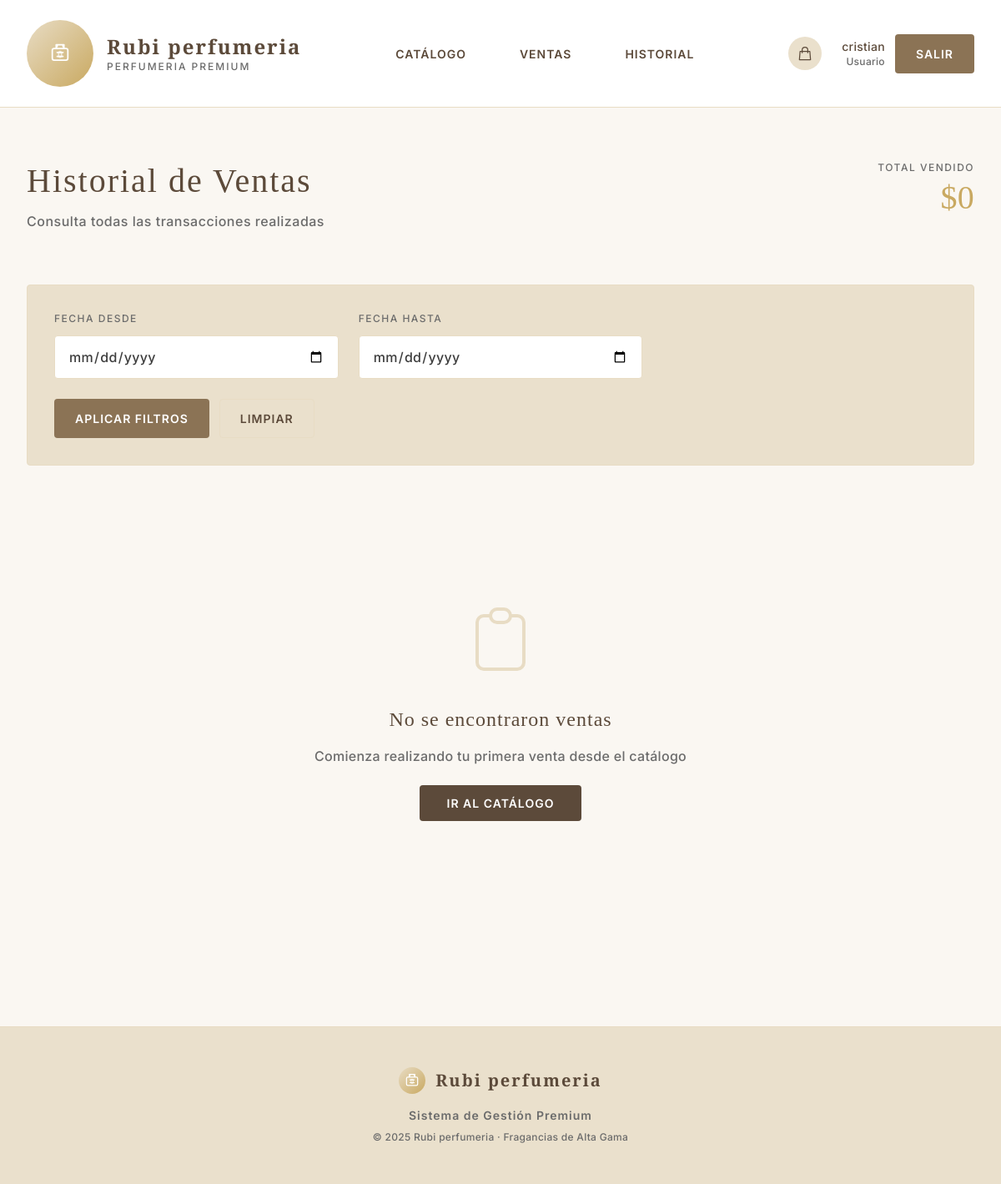
Before: /sales/ (signed in) with the older database file.
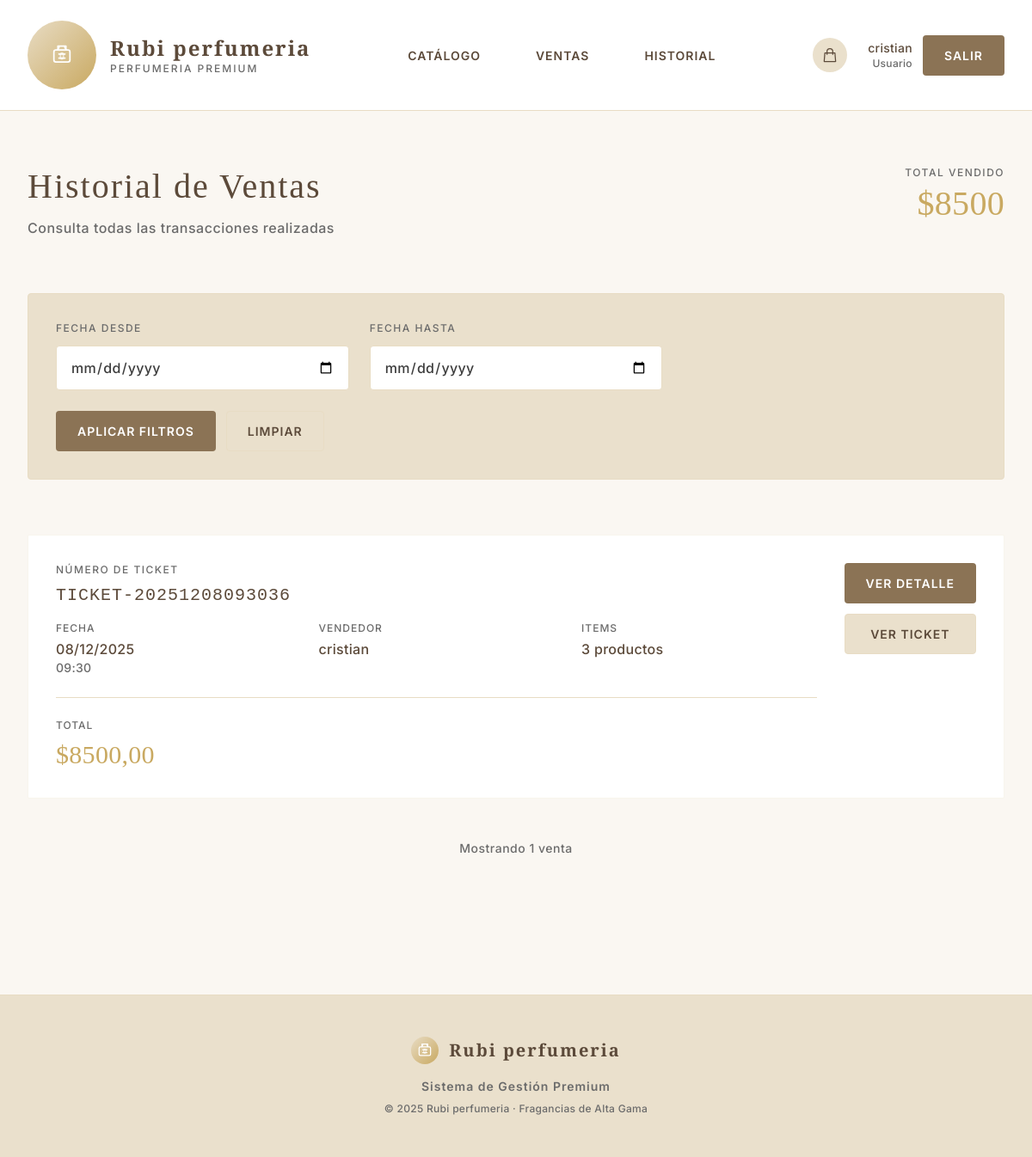
After: the same page with the newer database file.
### products/models.py (models this page shows, shortened)
class Sale(models.Model):
    user = models.ForeignKey(User, on_delete=models.CASCADE, verbose_name="Usuario que realizó la venta")
    total = models.DecimalField(max_digits=10, decimal_places=2, verbose_name="Total de la venta")
    created_at = models.DateTimeField(auto_now_add=True, verbose_name="Fecha de venta")
    ticket_number = models.CharField(max_length=50, unique=True, verbose_name="Número de ticket")
    class Meta:
        verbose_name = "Venta"
        verbose_name_plural = "Ventas"
        ordering = ['-created_at']
    def get_items_count(self):
        return self.items.aggregate(total=models.Sum('quantity'))['total'] or 0

### products/views.py (the view)
# urls.py: path('sales/', views.sale_list, name='sale_list'),
@login_required
def sale_list(request):
    sales = Sale.objects.all()
    is_admin = hasattr(request.user, 'profile') and request.user.profile.is_admin
    if not is_admin:
        sales = sales.filter(user=request.user)
    date_from = request.GET.get('date_from')
    date_to = request.GET.get('date_to')
    user_filter = request.GET.get('user')
    if date_from:
        sales = sales.filter(created_at__gte=date_from)
    if date_to:
        sales = sales.filter(created_at__lte=date_to)
    if user_filter and is_admin:
        sales = sales.filter(user_id=user_filter)
    users = User.objects.all() if is_admin else None
    total_sales = sales.aggregate(total=models.Sum('total'))['total'] or 0
    return render(request, 'products/sale_list.html', {
        'sales': sales,
        'users': users,
        'is_admin': is_admin,
        'total_sales': total_sales
    })

### templates/products/sale_list.html (shortened to what the changed rows need)
{% extends 'base.html' %}
{% block content %}
<div class="mb-16">
    <div class="flex justify-between items-start">
        <div>
            <h1 class="editorial-title mb-3" style="color: var(--dark-brown);">Historial de Ventas</h1>
        </div>
        <div class="text-right">
            <p class="text-xs mb-2" style="color: var(--soft-gray); letter-spacing: 1.5px; text-transform: uppercase;">Total Vendido</p>
            <p class="serif" style="color: var(--gold-accent); font-size: 2.5rem; font-weight: 500; line-height: 1;">
                ${{ total_sales }}
            </p>
        </div>
    </div>
</div>
{% if sales %}
<div class="space-y-6">
    {% for sale in sales %}
    <div class="minimal-card p-8 group">
        <div class="flex items-start justify-between">
            <div class="flex-1">
                <p class="text-xs mb-2" style="color: var(--soft-gray); letter-spacing: 1.5px; text-transform: uppercase;">
                    Número de Ticket
                </p>
                <h3 class="font-mono text-xl mb-4" style="color: var(--dark-brown); letter-spacing: 1px;">
                    {{ sale.ticket_number }}
                </h3>
                <div class="grid grid-cols-3 gap-8 mb-6">
                    <div>
                        <p class="text-xs mb-1" style="color: var(--soft-gray); letter-spacing: 1px; text-transform: uppercase;">
                            Fecha
                        </p>
                        <p class="text-base" style="color: var(--dark-brown);">
                            {{ sale.created_at|date:"d/m/Y" }}
                        </p>
                        <p class="text-sm" style="color: var(--soft-gray);">
                            {{ sale.created_at|date:"H:i" }}
                        </p>
                    </div>
                    <div>
                        <p class="text-xs mb-1" style="color: var(--soft-gray); letter-spacing: 1px; text-transform: uppercase;">
                            Vendedor
                        </p>
                        <p class="text-base" style="color: var(--dark-brown);">
                            {{ sale.user.username }}
                        </p>
                    </div>
                    <div>
                        <p class="text-xs mb-1" style="color: var(--soft-gray); letter-spacing: 1px; text-transform: uppercase;">
                            Items
                        </p>
                        <p class="text-base" style="color: var(--dark-brown);">
                            {{ sale.get_items_count }} producto{{ sale.get_items_count|pluralize }}
                        </p>
                    </div>
                </div>
                <div class="pt-6" style="border-top: 1px solid var(--beige);">
                    <p class="text-xs mb-2" style="color: var(--soft-gray); letter-spacing: 1px; text-transform: uppercase;">
                        Total
                    </p>
                    <p class="serif text-3xl" style="color: var(--gold-accent); font-weight: 500;">
                        ${{ sale.total }}
                    </p>
                </div>
            </div>
            <div class="flex flex-col space-y-3 ml-8">
                <a href="{% url 'sale_detail' sale.pk %}"
                   class="minimal-btn px-6 py-3 rounded text-center whitespace-nowrap"
                   style="background-color: var(--soft-brown); color: white;">
                    Ver Detalle
                </a>
                <a href="{% url 'sale_ticket' sale.pk %}"
                   class="minimal-btn px-6 py-3 rounded text-center whitespace-nowrap"
                   style="background-color: var(--ivory); color: var(--dark-brown); border: 1px solid var(--beige);">
                    Ver Ticket
                </a>
            </div>
        </div>
    </div>
    {% endfor %}
</div>
<div class="mt-12 text-center">
    <p class="text-sm" style="color: var(--soft-gray); letter-spacing: 0.5px;">
        Mostrando {{ sales|length }} venta{{ sales|length|pluralize }}
    </p>
</div>
{% else %}
<div class="text-center py-24">
    <div class="mb-8">
    </div>
    <h2 class="serif text-2xl mb-4" style="color: var(--dark-brown); letter-spacing: 1px;">
        No se encontraron ventas
    </h2>
    <p class="text-base mb-8" style="color: var(--soft-gray); letter-spacing: 0.3px;">
        {% if request.GET.date_from or request.GET.date_to or request.GET.user %}
        Intenta ajustar los filtros para ver más resultados
        {% else %}
        Comienza realizando tu primera venta desde el catálogo
        {% endif %}
    </p>
    {% if request.GET.date_from or request.GET.date_to or request.GET.user %}
    <a href="{% url 'sale_list' %}" class="minimal-btn px-8 py-3 rounded" style="background-color: var(--soft-brown); color: white;">
        Limpiar Filtros
    </a>
    {% else %}
    <a href="{% url 'product_list' %}" class="minimal-btn px-8 py-3 rounded" style="background-color: var(--dark-brown); color: white;">
        Ir al Catálogo
    </a>
    {% endif %}
</div>
{% endif %}
{% endblock %}

Changed rows visible on the page:
added Sale: ticket_number "TICKET-20251208093036", created_at "08/12/2025", created_at "09:30", user.username "cristian", get_items_count "3", total "8500,00"
Other visible differences:
{{ total_sales }}: "0" → "8500"
{{ sales|length }}: (not shown) → "1"
text no longer shown: "No se encontraron ventas Comienza realizando tu primera venta desde el catálogo IR AL CATÁLOGO"
text now shown: "Mostrando venta"
